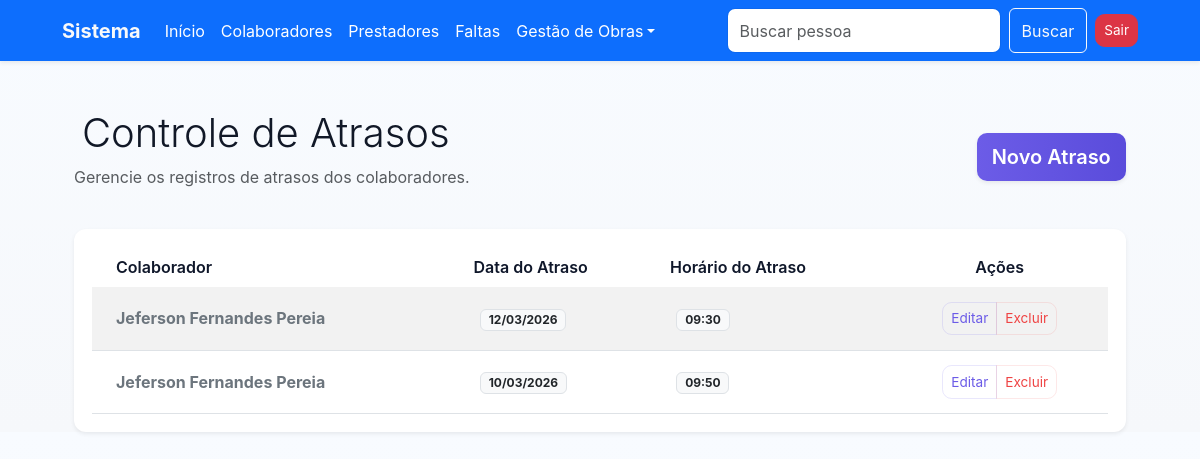
The page /atrasos/list (signed in) on the database as committed earlier.
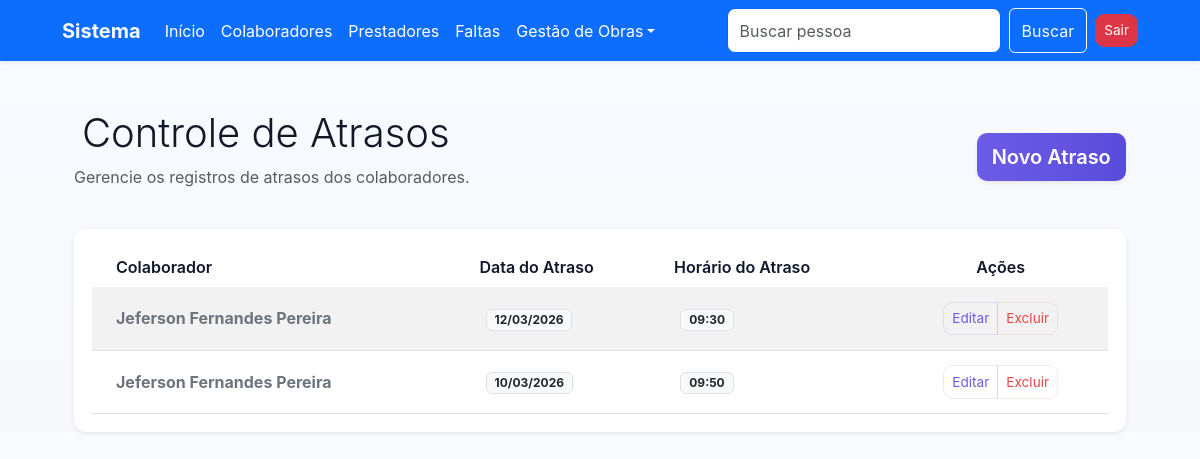
The same page on the database as committed later.
### cadastro/models.py (models this page shows, shortened)
class Atrasos(models.Model):
    nome = models.ForeignKey(Pessoa, on_delete=models.CASCADE)
    data_atraso = models.DateField('Data do Atraso')
    horario = models.TimeField('Horário do Atraso', null=True, blank=True)
    justificado = models.BooleanField('Justificado', default=False)

class Pessoa(models.Model):
    nome = models.CharField('Nome', max_length=100)
    data_admissao = models.DateField(
        'Data de Admissão', null=True, blank=True)
    funcao = models.CharField('Função', max_length=100, null=True, blank=True)
    endereco = models.CharField(
        'Endereço', max_length=255, null=True, blank=True)
    documento = models.CharField(
        'Documento', max_length=50, null=True, blank=True)
    prestador = models.ForeignKey(
        'Prestador', on_delete=models.CASCADE, null=True, blank=True)
    def __str__(self):
        return self.nome

### cadastro/views.py (the view)
# urls.py: path('atrasos/list', AtrasosListView.as_view(), name='atrasos_list'),
class AtrasosListView(LoginRequiredMixin, ListView):
    model = Atrasos
    template_name = 'atrasos_list.html'
    context_object_name = 'atrasos'
    ordering = ['-data_atraso']

### usuario/views.py (called while the page is built)
    def dispatch(self, request, *args, **kwargs):
        if not request.session.get('logado'):
            messages.error(
                request, 'Acesso negado. Por favor, realize o login.')
            return redirect('usuario_login')
        return super().dispatch(request, *args, **kwargs)

### cadastro/templates/atrasos_list.html (shortened to what this page needs)
{% extends 'index.html' %}
{% load static %}
{% block content %}
<div class="container mt-5">
    <div class="row mb-4 align-items-center">
        <div class="col-md-8">
            <h2 class="display-6">Controle de Atrasos</h2>
            <p class="text-muted">Gerencie os registros de atrasos dos colaboradores.</p>
        </div>
        <div class="col-md-4 text-end">
            <a href="{% url 'atrasos_create' %}" class="btn btn-primary btn-lg shadow-sm">
                 Novo Atraso
            </a>
        </div>
    </div>
    <div class="card shadow-sm border-0">
        <div class="card-body p-0">
            <div class="table-responsive">
                <table class="table table-hover table-striped align-middle mb-0">
                    <thead class="table-dark">
                        <tr>
                            <th scope="col" class="ps-4">Colaborador</th>
                            <th scope="col">Data do Atraso</th>
                            <th scope="col">Horário do Atraso</th>
                            <th scope="col" class="text-center">Ações</th>
                        </tr>
                    </thead>
                    <tbody>
                        {% for atraso in atrasos %}
                        <tr>
                            <td class="ps-4 fw-bold text-secondary">{{ atraso.nome }}</td>
                            <td>
                                <span class="badge bg-light text-dark border">
                                    {{ atraso.data_atraso|date:"d/m/Y" }}
                                </span>
                            </td>
                            <td>
                                <span class="badge bg-light text-dark border">
                                    {{ atraso.horario }}
                                </span>
                            </td>
                            <td class="text-center">
                                <div class="btn-group" role="group">
                                    <a href="{% url 'atrasos_update' atraso.pk %}" class="btn btn-sm btn-outline-primary" title="Editar">
                                         Editar
                                    </a>
                                    <a href="{% url 'atrasos_delete' atraso.pk %}" class="btn btn-sm btn-outline-danger" title="Excluir">
                                         Excluir
                                    </a>
                                </div>
                            </td>
                        </tr>
                        {% empty %}
                        <tr>
                            <td colspan="3" class="text-center py-5 text-muted">
                                Nenhuns atraso registrado.
                            </td>
                        </tr>
                        {% endfor %}
                    </tbody>
                </table>
            </div>
        </div>
    </div>
</div>
{% endblock %}

Rows that differ between the two databases and show on the page:
changed through a linked row, Atrasos (number 1 of 2 on the later page): nome "Jeferson Fernandes Pereia" → "Jeferson Fernandes Pereira"
changed through a linked row, Atrasos (number 2 of 2 on the later page): nome "Jeferson Fernandes Pereia" → "Jeferson Fernandes Pereira"
